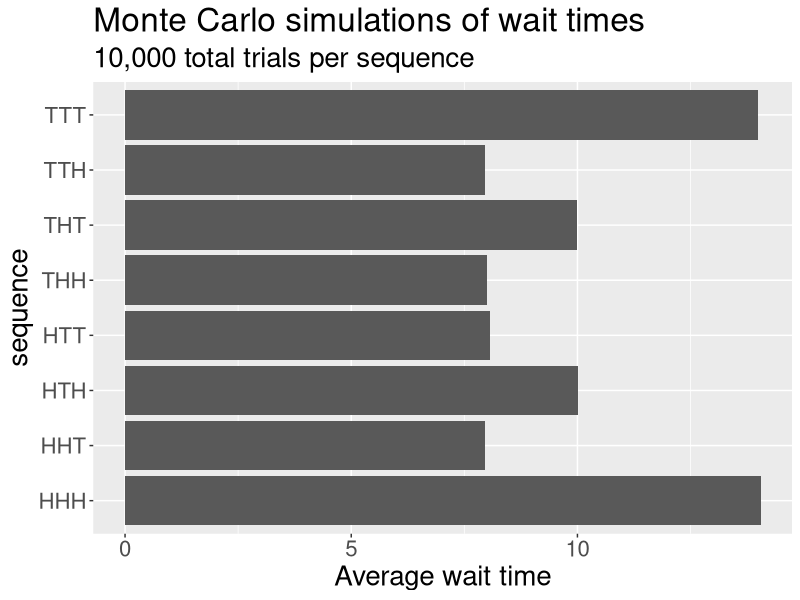

Here is the R script that generated this plot:
## ---- chunk 1
#| message: false

library(ggplot2)
library(dplyr)
library(tidyr)
library(stringr)
## ---- chunk 2
penney_wait <- function(p1){        # p1 is a string like "HHT"
  
  n_coins <- nchar(p1)
  p1 <- unlist(str_split(p1, ""))   # transform p1 into string vector
    
  # initialize first collection of coin flips
  flips <- sample(c("H", "T"), n_coins, replace = T) 

  num_flips <- n_coins              # keeps track of total number of flips
    
  # on each pass of the while loop, push the first n-1 coins forward in the list,
  # then sample a new coin for the nth one; for instance, HTH becomes TH? where
  # "?" is the result of a new coin flip
  while(!all(p1 == flips)){
    flips[1:(n_coins - 1)] <- flips[2:n_coins]
    flips[n_coins] <- sample(c("H", "T"), 1)
    num_flips <- num_flips + 1
  }
    
  num_flips                         # return number of flips needed to win
}


# The next function produces a vector of appropriate length enumerating all
# possible sequences of coin flips of that length; for instance, ht_iterator(2)
# will return the vector c("HH", "HT", "TH", "TT"). This works recursively by 
# calling ht_iterator(k-1), duplicating it, and appending each of H and T to 
# one of the duplicates.

ht_iterator <- function(k){
  if(k == 1) {
    return(c("H", "T"))
  } else {
    ht_iterator(k-1) %>%
      rep(each = 2) %>%
      paste0(c("H", "T"))
  } 
}

tibble(sequence = ht_iterator(3)) %>%
  rowwise() %>%
  mutate(avg_wait = mean(replicate(1e4, penney_wait(sequence)))) %>%
  ggplot(aes(x = sequence, y = avg_wait)) +
    geom_bar(stat = "identity") +
    labs(title = "Monte Carlo simulations of wait times",
         subtitle = "10,000 total trials per sequence",
         y = "Average wait time") +
    theme(text = element_text(size = 20)) +
    coord_flip()
